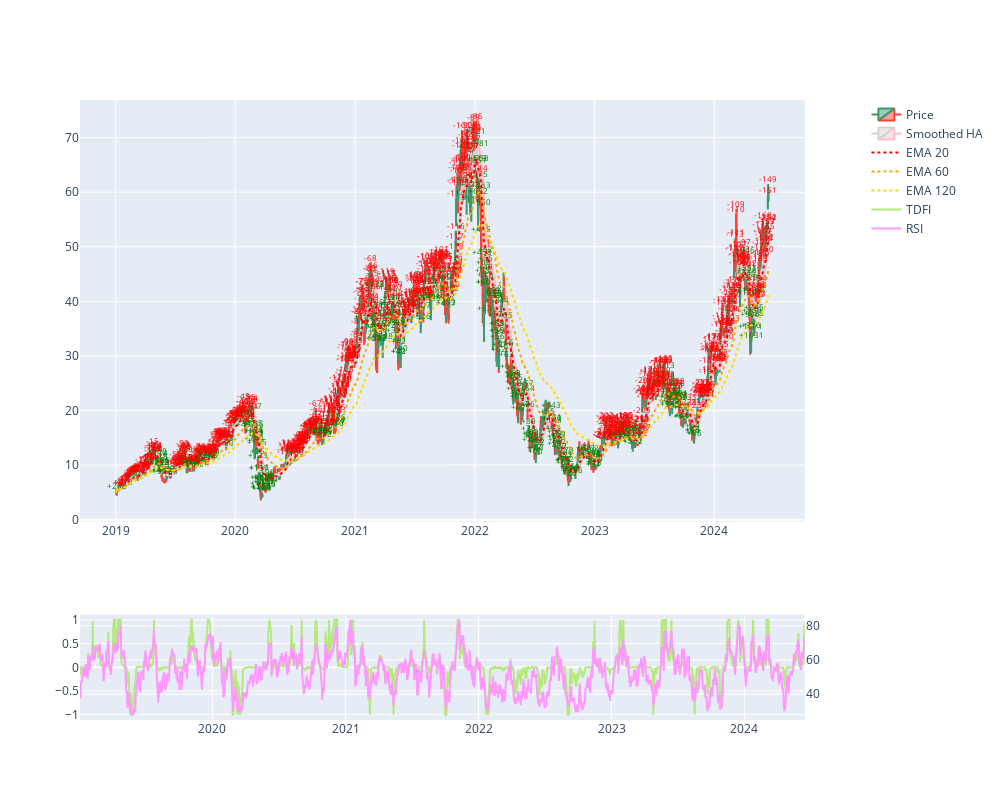

The notebook cell saved with this chart:
### Code cell
sa.candle_plot()

### Figure 1 — Plotly figure (JSON) as saved in the notebook; plotly's stock layout.template omitted (floating-point values rounded to 4 significant figures; data arrays with more than 128 entries replaced by an {"elided": "..."} marker saying what was removed)
{"data": [{"close": {"elided": "1373 float values"}, "high": {"elided": "1373 float values"}, "low": {"elided": "1373 float values"}, "name": "Price", "open": {"elided": "1373 float values"}, "type": "candlestick", "x": {"elided": "1373 str values"}}, {"mode": "text", "showlegend": false, "text": {"elided": "1373 str values"}, "textfont": {"color": "green", "size": 8}, "textposition": "top center", "type": "scatter", "x": {"elided": "1373 str values"}, "y": {"elided": "1373 float values"}}, {"mode": "text", "showlegend": false, "text": {"elided": "1373 str values"}, "textfont": {"color": "red", "size": 8}, "textposition": "top center", "type": "scatter", "x": {"elided": "1373 str values"}, "y": {"elided": "1373 float values"}}, {"close": {"elided": "1373 float values"}, "decreasing": {"line": {"color": "pink"}}, "high": {"elided": "1373 float values"}, "increasing": {"line": {"color": "lightgray"}}, "low": {"elided": "1373 float values"}, "name": "Smoothed HA", "open": {"elided": "1373 float values"}, "type": "candlestick", "x": {"elided": "1373 str values"}}, {"line": {"color": "red", "dash": "dot"}, "name": "EMA 20", "type": "scatter", "x": {"elided": "1373 str values"}, "y": {"elided": "1373 float values"}}, {"line": {"color": "orange", "dash": "dot"}, "name": "EMA 60", "type": "scatter", "x": {"elided": "1373 str values"}, "y": {"elided": "1373 float values"}}, {"line": {"color": "gold", "dash": "dot"}, "name": "EMA 120", "type": "scatter", "x": {"elided": "1373 str values"}, "y": {"elided": "1373 float values"}}, {"name": "TDFI", "type": "scatter", "x": {"elided": "1373 str values"}, "xaxis": "x2", "y": {"elided": "1373 float values"}, "yaxis": "y3"}, {"name": "RSI", "type": "scatter", "x": {"elided": "1373 str values"}, "xaxis": "x2", "y": {"elided": "1373 float values"}, "yaxis": "y4"}], "layout": {"autosize": false, "height": 800, "width": 1000, "xaxis": {"anchor": "y", "domain": [0, 0.94], "rangeslider": {"visible": false}}, "xaxis2": {"anchor": "y3", "domain": [0, 0.94]}, "yaxis": {"anchor": "x", "domain": [0.32, 1], "fixedrange": false}, "yaxis2": {"anchor": "x", "fixedrange": false, "overlaying": "y", "side": "right"}, "yaxis3": {"anchor": "x2", "domain": [0, 0.17], "fixedrange": false}, "yaxis4": {"anchor": "x2", "fixedrange": false, "overlaying": "y3", "side": "right"}}}
